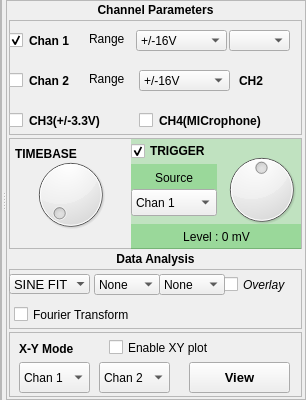
       <widget class="QSplitter" name="splitter">
        <property name="sizePolicy">
         <sizepolicy hsizetype="MinimumExpanding" vsizetype="MinimumExpanding">
          <horstretch>0</horstretch>
          <verstretch>0</verstretch>
         </sizepolicy>
        </property>
        <property name="orientation">
         <enum>Qt::Horizontal</enum>
        </property>
        <widget class="QFrame" name="plot_area_frame">
         <property name="frameShape">
          <enum>QFrame::StyledPanel</enum>
         </property>
         <property name="frameShadow">
          <enum>QFrame::Raised</enum>
         </property>
         <layout class="QVBoxLayout" name="plot_area">
          <property name="spacing">
           <number>2</number>
          </property>
          <property name="margin">
           <number>0</number>
          </property>
         </layout>
        </widget>
        <widget class="QFrame" name="frame_4">
         <property name="sizePolicy">
          <sizepolicy hsizetype="Maximum" vsizetype="Maximum">
           <horstretch>0</horstretch>
           <verstretch>0</verstretch>
          </sizepolicy>
         </property>
         <property name="minimumSize">
          <size>
           <width>300</width>
           <height>0</height>
          </size>
         </property>
         <property name="maximumSize">
          <size>
           <width>300</width>
           <height>16777215</height>
          </size>
         </property>
         <property name="layoutDirection">
          <enum>Qt::LeftToRight</enum>
         </property>
         <property name="frameShape">
          <enum>QFrame::StyledPanel</enum>
         </property>
         <property name="frameShadow">
          <enum>QFrame::Raised</enum>
         </property>
         <property name="class" stdset="0">
          <string>PeripheralCollection</string>
         </property>
         <layout class="QVBoxLayout" name="verticalLayout_2" stretch="1,1,0,1,1,1,2">
          <property name="spacing">
           <number>3</number>
          </property>
          <property name="sizeConstraint">
           <enum>QLayout::SetDefaultConstraint</enum>
          </property>
          <property name="leftMargin">
           <number>2</number>
          </property>
          <property name="topMargin">
           <number>2</number>
          </property>
          <property name="rightMargin">
           <number>3</number>
          </property>
          <property name="bottomMargin">
           <number>2</number>
          </property>
          <item>
           <widget class="QLabel" name="label_3">
            <property name="font">
             <font>
              <weight>75</weight>
              <bold>true</bold>
             </font>
            </property>
            <property name="text">
             <string>Channel Parameters</string>
            </property>
            <property name="alignment">
             <set>Qt::AlignCenter</set>
            </property>
            <property name="margin">
             <number>5</number>
            </property>
           </widget>
          </item>
          <item>
           <widget class="QFrame" name="frame_11">
            <property name="minimumSize">
             <size>
              <width>0</width>
              <height>115</height>
             </size>
            </property>
            <property name="maximumSize">
             <size>
              <width>16777215</width>
              <height>115</height>
             </size>
            </property>
            <property name="frameShape">
             <enum>QFrame::StyledPanel</enum>
            </property>
            <property name="frameShadow">
             <enum>QFrame::Raised</enum>
            </property>
            <property name="class" stdset="0">
             <string>PeripheralCollectionInner</string>
            </property>
            <widget class="QComboBox" name="CH1_REMAPS">
             <property name="geometry">
              <rect>
               <x>220</x>
               <y>10</y>
               <width>61</width>
               <height>21</height>
              </rect>
             </property>
            </widget>
            <widget class="QLabel" name="CH1_LABEL">
             <property name="geometry">
              <rect>
               <x>20</x>
               <y>10</y>
               <width>51</width>
               <height>21</height>
              </rect>
             </property>
             <property name="font">
              <font>
               <weight>75</weight>
               <bold>true</bold>
              </font>
             </property>
             <property name="text">
              <string>Chan 1</string>
             </property>
            </widget>
            <widget class="QLabel" name="CH2_LABEL">
             <property name="geometry">
              <rect>
               <x>20</x>
               <y>50</y>
               <width>51</width>
               <height>21</height>
              </rect>
             </property>
             <property name="font">
              <font>
               <weight>75</weight>
               <bold>true</bold>
              </font>
             </property>
             <property name="text">
              <string>Chan 2</string>
             </property>
            </widget>
            <widget class="QComboBox" name="CH1GainBox">
             <property name="geometry">
              <rect>
               <x>127</x>
               <y>10</y>
               <width>91</width>
               <height>21</height>
              </rect>
             </property>
             <item>
              <property name="text">
               <string>+/-16V</string>
              </property>
             </item>
             <item>
              <property name="text">
               <string>+/-8V</string>
              </property>
             </item>
             <item>
              <property name="text">
               <string>+/-4V</string>
              </property>
             </item>
             <item>
              <property name="text">
               <string>+/-3V</string>
              </property>
             </item>
             <item>
              <property name="text">
               <string>+/-2V</string>
              </property>
             </item>
             <item>
              <property name="text">
               <string>+/-1.5V</string>
              </property>
             </item>
             <item>
              <property name="text">
               <string>+/-1V</string>
              </property>
             </item>
             <item>
              <property name="text">
               <string>+/-500mV</string>
              </property>
             </item>
             <item>
              <property name="text">
               <string>+/-160V</string>
              </property>
             </item>
            </widget>
            <widget class="QLabel" name="label_30">
             <property name="geometry">
              <rect>
               <x>80</x>
               <y>10</y>
               <width>51</width>
               <height>17</height>
              </rect>
             </property>
             <property name="text">
              <string>Range</string>
             </property>
            </widget>
            <widget class="QLabel" name="label_31">
             <property name="geometry">
              <rect>
               <x>80</x>
               <y>50</y>
               <width>51</width>
               <height>17</height>
              </rect>
             </property>
             <property name="text">
              <string>Range</string>
             </property>
            </widget>
            <widget class="QCheckBox" name="CH1_ENABLE">
             <property name="geometry">
              <rect>
               <x>0</x>
               <y>10</y>
               <width>21</width>
               <height>20</height>
              </rect>
             </property>
             <property name="text">
              <string/>
             </property>
             <property name="checked">
              <bool>true</bool>
             </property>
            </widget>
            <widget class="QCheckBox" name="CH2_ENABLE">
             <property name="geometry">
              <rect>
               <x>0</x>
               <y>50</y>
               <width>21</width>
               <height>20</height>
              </rect>
             </property>
             <property name="text">
              <string/>
             </property>
            </widget>
            <widget class="QCheckBox" name="CH3_ENABLE">
             <property name="geometry">
              <rect>
               <x>0</x>
               <y>90</y>
               <width>21</width>
               <height>20</height>
              </rect>
             </property>
             <property name="text">
              <string/>
             </property>
             <property name="checked">
              <bool>false</bool>
             </property>
            </widget>
            <widget class="QLabel" name="CH2_LABEL_2">
             <property name="geometry">
              <rect>
               <x>20</x>
               <y>90</y>
               <width>101</width>
               <height>21</height>
              </rect>
             </property>
             <property name="font">
              <font>
               <weight>75</weight>
               <bold>true</bold>
              </font>
             </property>
             <property name="text">
              <string>CH3(+/-3.3V)</string>
             </property>
            </widget>
            <widget class="QCheckBox" name="MIC_ENABLE">
             <property name="geometry">
              <rect>
               <x>130</x>
               <y>90</y>
               <width>21</width>
               <height>20</height>
              </rect>
             </property>
             <property name="text">
              <string/>
             </property>
             <property name="checked">
              <bool>false</bool>
             </property>
            </widget>
            <widget class="QLabel" name="CH2_LABEL_3">
             <property name="geometry">
              <rect>
               <x>150</x>
               <y>90</y>
               <width>131</width>
               <height>21</height>
              </rect>
             </property>
             <property name="font">
              <font>
               <weight>75</weight>
               <bold>true</bold>
              </font>
             </property>
             <property name="text">
              <string>CH4(MICrophone)</string>
             </property>
            </widget>
            <widget class="QLabel" name="CH2_LABEL_4">
             <property name="geometry">
              <rect>
               <x>230</x>
               <y>50</y>
               <width>51</width>
               <height>21</height>
              </rect>
             </property>
             <property name="font">
              <font>
               <weight>75</weight>
               <bold>true</bold>
              </font>
             </property>
             <property name="text">
              <string>CH2</string>
             </property>
            </widget>
            <widget class="QComboBox" name="CH2GainBox">
             <property name="geometry">
              <rect>
               <x>130</x>
               <y>50</y>
               <width>91</width>
               <height>21</height>
              </rect>
             </property>
             <item>
              <property name="text">
               <string>+/-16V</string>
              </property>
             </item>
             <item>
              <property name="text">
               <string>+/-8V</string>
              </property>
             </item>
             <item>
              <property name="text">
               <string>+/-4V</string>
              </property>
             </item>
             <item>
              <property name="text">
               <string>+/-3V</string>
              </property>
             </item>
             <item>
              <property name="text">
               <string>+/-2V</string>
              </property>
             </item>
             <item>
              <property name="text">
               <string>+/-1.5V</string>
              </property>
             </item>
             <item>
              <property name="text">
               <string>+/-1V</string>
              </property>
             </item>
             <item>
              <property name="text">
               <string>+/-500mV</string>
              </property>
             </item>
             <item>
              <property name="text">
               <string>+/-160V</string>
              </property>
             </item>
            </widget>
           </widget>
          </item>
          <item>
           <widget class="QFrame" name="frame_5">
            <property name="minimumSize">
             <size>
              <width>0</width>
              <height>100</height>
             </size>
            </property>
            <property name="frameShape">
             <enum>QFrame::StyledPanel</enum>
            </property>
            <property name="frameShadow">
             <enum>QFrame::Raised</enum>
            </property>
            <layout class="QHBoxLayout" name="horizontalLayout_2">
             <property name="spacing">
              <number>3</number>
             </property>
             <property name="margin">
              <number>0</number>
             </property>
             <item>
              <widget class="QFrame" name="frame_2">
               <property name="sizePolicy">
                <sizepolicy hsizetype="Preferred" vsizetype="Preferred">
                 <horstretch>0</horstretch>
                 <verstretch>0</verstretch>
                </sizepolicy>
               </property>
               <property name="minimumSize">
                <size>
                 <width>118</width>
                 <height>40</height>
                </size>
               </property>
               <property name="maximumSize">
                <size>
                 <width>16777215</width>
                 <height>110</height>
                </size>
               </property>
               <property name="frameShape">
                <enum>QFrame::NoFrame</enum>
               </property>
               <property name="frameShadow">
                <enum>QFrame::Raised</enum>
               </property>
               <property name="class" stdset="0">
                <string>PeripheralCollectionInner</string>
               </property>
               <widget class="QLabel" name="label_49">
                <property name="geometry">
                 <rect>
                  <x>5</x>
                  <y>5</y>
                  <width>66</width>
                  <height>19</height>
                 </rect>
                </property>
                <property name="sizePolicy">
                 <sizepolicy hsizetype="Maximum" vsizetype="Preferred">
                  <horstretch>0</horstretch>
                  <verstretch>0</verstretch>
                 </sizepolicy>
                </property>
                <property name="font">
                 <font>
                  <pointsize>9</pointsize>
                  <weight>75</weight>
                  <italic>false</italic>
                  <bold>true</bold>
                 </font>
                </property>
                <property name="text">
                 <string>TIMEBASE</string>
                </property>
               </widget>
               <widget class="QLabel" name="time_label">
                <property name="geometry">
                 <rect>
                  <x>0</x>
                  <y>86</y>
                  <width>116</width>
                  <height>21</height>
                 </rect>
                </property>
                <property name="font">
                 <font>
                  <pointsize>9</pointsize>
                 </font>
                </property>
                <property name="text">
                 <string/>
                </property>
                <property name="alignment">
                 <set>Qt::AlignCenter</set>
                </property>
               </widget>
               <widget class="QDial" name="dial">
                <property name="geometry">
                 <rect>
                  <x>20</x>
                  <y>10</y>
                  <width>81</width>
                  <height>91</height>
                 </rect>
                </property>
                <property name="maximum">
                 <number>9</number>
                </property>
                <property name="pageStep">
                 <number>1</number>
                </property>
               </widget>
              </widget>
             </item>
             <item>
              <widget class="QFrame" name="trigger_frame">
               <property name="sizePolicy">
                <sizepolicy hsizetype="Expanding" vsizetype="Preferred">
                 <horstretch>0</horstretch>
                 <verstretch>0</verstretch>
                </sizepolicy>
               </property>
               <property name="minimumSize">
                <size>
                 <width>150</width>
                 <height>110</height>
                </size>
               </property>
               <property name="maximumSize">
                <size>
                 <width>16777215</width>
                 <height>110</height>
                </size>
               </property>
               <property name="styleSheet">
                <string notr="true">QFrame{background-color: rgba(0, 175, 0, 50);}</string>
               </property>
               <property name="frameShape">
                <enum>QFrame::NoFrame</enum>
               </property>
               <property name="frameShadow">
                <enum>QFrame::Raised</enum>
               </property>
               <property name="class" stdset="0">
                <string>PeripheralCollectionInner</string>
               </property>
               <widget class="QLabel" name="trigger_level_label">
                <property name="geometry">
                 <rect>
                  <x>0</x>
                  <y>85</y>
                  <width>171</width>
                  <height>26</height>
                 </rect>
                </property>
                <property name="font">
                 <font>
                  <pointsize>9</pointsize>
                 </font>
                </property>
                <property name="text">
                 <string>Level : 0 mV</string>
                </property>
                <property name="alignment">
                 <set>Qt::AlignCenter</set>
                </property>
               </widget>
               <widget class="QDial" name="dial_11">
                <property name="geometry">
                 <rect>
                  <x>85</x>
                  <y>10</y>
                  <width>91</width>
                  <height>81</height>
                 </rect>
                </property>
                <property name="toolTip">
                 <string>Scroll to change trigger level</string>
                </property>
                <property name="minimum">
                 <number>0</number>
                </property>
                <property name="maximum">
                 <number>1000</number>
                </property>
                <property name="value">
                 <number>500</number>
                </property>
                <property name="notchTarget">
                 <double>10.000000000000000</double>
                </property>
                <property name="notchesVisible">
                 <bool>false</bool>
                </property>
               </widget>
               <widget class="QLabel" name="label_4">
                <property name="geometry">
                 <rect>
                  <x>0</x>
                  <y>25</y>
                  <width>86</width>
                  <height>27</height>
                 </rect>
                </property>
                <property name="sizePolicy">
                 <sizepolicy hsizetype="Preferred" vsizetype="Preferred">
                  <horstretch>0</horstretch>
                  <verstretch>0</verstretch>
                 </sizepolicy>
                </property>
                <property name="text">
                 <string>Source</string>
                </property>
                <property name="alignment">
                 <set>Qt::AlignCenter</set>
                </property>
               </widget>
               <widget class="QComboBox" name="trigger_select_box">
                <property name="geometry">
                 <rect>
                  <x>0</x>
                  <y>50</y>
                  <width>86</width>
                  <height>27</height>
                 </rect>
                </property>
                <property name="styleSheet">
                 <string notr="true"/>
                </property>
                <property name="iconSize">
                 <size>
                  <width>0</width>
                  <height>0</height>
                 </size>
                </property>
                <property name="frame">
                 <bool>true</bool>
                </property>
                <item>
                 <property name="text">
                  <string>Chan 1</string>
                 </property>
                </item>
                <item>
                 <property name="text">
                  <string>Chan 2</string>
                 </property>
                </item>
                <item>
                 <property name="text">
                  <string>CH3</string>
                 </property>
                </item>
                <item>
                 <property name="text">
                  <string>MIC</string>
                 </property>
                </item>
               </widget>
               <widget class="QCheckBox" name="triggerBox">
                <property name="geometry">
                 <rect>
                  <x>0</x>
                  <y>0</y>
                  <width>101</width>
                  <height>24</height>
                 </rect>
                </property>
                <property name="font">
                 <font>
                  <pointsize>9</pointsize>
                  <weight>75</weight>
                  <italic>false</italic>
                  <bold>true</bold>
                 </font>
                </property>
                <property name="text">
                 <string>TRIGGER</string>
                </property>
                <property name="checked">
                 <bool>true</bool>
                </property>
               </widget>
               <zorder>trigger_level_label</zorder>
               <zorder>label_4</zorder>
               <zorder>trigger_select_box</zorder>
               <zorder>triggerBox</zorder>
               <zorder>dial_11</zorder>
              </widget>
             </item>
            </layout>
           </widget>
          </item>
          <item>
           <widget class="QLabel" name="label_2">
            <property name="sizePolicy">
             <sizepolicy hsizetype="Preferred" vsizetype="Preferred">
              <horstretch>0</horstretch>
              <verstretch>0</verstretch>
             </sizepolicy>
            </property>
            <property name="font">
             <font>
              <weight>75</weight>
              <bold>true</bold>
             </font>
            </property>
            <property name="text">
             <string>Data Analysis</string>
            </property>
            <property name="alignment">
             <set>Qt::AlignCenter</set>
            </property>
            <property name="margin">
             <number>5</number>
            </property>
           </widget>
          </item>
          <item>
           <widget class="QFrame" name="frame_6">
            <property name="minimumSize">
             <size>
              <width>0</width>
              <height>60</height>
             </size>
            </property>
            <property name="maximumSize">
             <size>
              <width>16777215</width>
              <height>60</height>
             </size>
            </property>
            <property name="styleSheet">
             <string notr="true"/>
            </property>
            <property name="frameShape">
             <enum>QFrame::StyledPanel</enum>
            </property>
            <property name="frameShadow">
             <enum>QFrame::Raised</enum>
            </property>
            <property name="class" stdset="0">
             <string>PeripheralCollectionInner</string>
            </property>
            <widget class="QComboBox" name="fit_select_box">
             <property name="geometry">
              <rect>
               <x>85</x>
               <y>5</y>
               <width>66</width>
               <height>21</height>
              </rect>
             </property>
             <property name="currentIndex">
              <number>4</number>
             </property>
             <item>
              <property name="text">
               <string>CH1</string>
              </property>
             </item>
             <item>
              <property name="text">
               <string>CH2</string>
              </property>
             </item>
             <item>
              <property name="text">
               <string>CH3</string>
              </property>
             </item>
             <item>
              <property name="text">
               <string>MIC</string>
              </property>
             </item>
             <item>
              <property name="text">
               <string>None</string>
              </property>
             </item>
            </widget>
            <widget class="QCheckBox" name="overlay_fit_button">
             <property name="geometry">
              <rect>
               <x>215</x>
               <y>5</y>
               <width>76</width>
               <height>21</height>
              </rect>
             </property>
             <property name="font">
              <font>
               <pointsize>9</pointsize>
               <weight>50</weight>
               <italic>true</italic>
               <bold>false</bold>
              </font>
             </property>
             <property name="layoutDirection">
              <enum>Qt::LeftToRight</enum>
             </property>
             <property name="autoFillBackground">
              <bool>false</bool>
             </property>
             <property name="text">
              <string>Overlay</string>
             </property>
             <property name="iconSize">
              <size>
               <width>0</width>
               <height>0</height>
              </size>
             </property>
            </widget>
            <widget class="QComboBox" name="fit_select_box_2">
             <property name="geometry">
              <rect>
               <x>150</x>
               <y>5</y>
               <width>66</width>
               <height>21</height>
              </rect>
             </property>
             <property name="currentIndex">
              <number>4</number>
             </property>
             <item>
              <property name="text">
               <string>CH1</string>
              </property>
             </item>
             <item>
              <property name="text">
               <string>CH2</string>
              </property>
             </item>
             <item>
              <property name="text">
               <string>CH3</string>
              </property>
             </item>
             <item>
              <property name="text">
               <string>MIC</string>
              </property>
             </item>
             <item>
              <property name="text">
               <string>None</string>
              </property>
             </item>
            </widget>
            <widget class="QComboBox" name="fit_type_box">
             <property name="geometry">
              <rect>
               <x>0</x>
               <y>5</y>
               <width>81</width>
               <height>20</height>
              </rect>
             </property>
             <property name="font">
              <font>
               <pointsize>10</pointsize>
               <weight>50</weight>
               <italic>false</italic>
               <bold>false</bold>
              </font>
             </property>
             <property name="currentIndex">
              <number>0</number>
             </property>
             <property name="frame">
              <bool>false</bool>
             </property>
             <item>
              <property name="text">
               <string>SINE FIT</string>
              </property>
             </item>
             <item>
              <property name="text">
               <string>SQUARE FIT</string>
              </property>
             </item>
            </widget>
            <widget class="QCheckBox" name="fourierMode">
             <property name="geometry">
              <rect>
               <x>5</x>
               <y>35</y>
               <width>161</width>
               <height>21</height>
              </rect>
             </property>
             <property name="text">
              <string>Fourier Transform</string>
             </property>
            </widget>
           </widget>
          </item>
          <item>
           <widget class="QFrame" name="frame_3">
            <property name="minimumSize">
             <size>
              <width>0</width>
              <height>65</height>
             </size>
            </property>
            <property name="maximumSize">
             <size>
              <width>16777215</width>
              <height>65</height>
             </size>
            </property>
            <property name="frameShape">
             <enum>QFrame::StyledPanel</enum>
            </property>
            <property name="frameShadow">
             <enum>QFrame::Raised</enum>
            </property>
            <property name="class" stdset="0">
             <string>PeripheralCollectionInner</string>
            </property>
            <widget class="QLabel" name="label">
             <property name="geometry">
              <rect>
               <x>10</x>
               <y>6</y>
               <width>71</width>
               <height>21</height>
              </rect>
             </property>
             <property name="font">
              <font>
               <weight>75</weight>
               <bold>true</bold>
              </font>
             </property>
             <property name="text">
              <string>X-Y Mode</string>
             </property>
            </widget>
            <widget class="QPushButton" name="pushButton">
             <property name="geometry">
              <rect>
               <x>180</x>
               <y>30</y>
               <width>101</width>
               <height>31</height>
              </rect>
             </property>
             <property name="sizePolicy">
              <sizepolicy hsizetype="Minimum" vsizetype="Preferred">
               <horstretch>0</horstretch>
               <verstretch>0</verstretch>
              </sizepolicy>
             </property>
             <property name="font">
              <font>
               <pointsize>10</pointsize>
               <weight>75</weight>
               <bold>true</bold>
              </font>
             </property>
             <property name="autoFillBackground">
              <bool>false</bool>
             </property>
             <property name="text">
              <string>View</string>
             </property>
             <property name="flat">
              <bool>false</bool>
             </property>
            </widget>
            <widget class="QCheckBox" name="Liss_show">
             <property name="geometry">
              <rect>
               <x>100</x>
               <y>0</y>
               <width>181</width>
               <height>31</height>
              </rect>
             </property>
             <property name="text">
              <string>Enable XY plot</string>
             </property>
            </widget>
            <widget class="QComboBox" name="Liss_x">
             <property name="geometry">
              <rect>
               <x>10</x>
               <y>30</y>
               <width>71</width>
               <height>31</height>
              </rect>
             </property>
             <item>
              <property name="text">
               <string>Chan 1</string>
              </property>
             </item>
             <item>
              <property name="text">
               <string>Chan 2</string>
              </property>
             </item>
             <item>
              <property name="text">
               <string>CH3</string>
              </property>
             </item>
             <item>
              <property name="text">
               <string>MIC</string>
              </property>
             </item>
            </widget>
            <widget class="QComboBox" name="Liss_y">
             <property name="geometry">
              <rect>
               <x>90</x>
               <y>30</y>
               <width>71</width>
               <height>31</height>
              </rect>
             </property>
             <property name="currentIndex">
              <number>1</number>
             </property>
             <item>
              <property name="text">
               <string>Chan 1</string>
              </property>
             </item>
             <item>
              <property name="text">
               <string>Chan 2</string>
              </property>
             </item>
             <item>
              <property name="text">
               <string>CH3</string>
              </property>
             </item>
             <item>
              <property name="text">
               <string>MIC</string>
              </property>
             </item>
            </widget>
           </widget>
          </item>
          <item>
           <spacer name="verticalSpacer">
            <property name="orientation">
             <enum>Qt::Vertical</enum>
            </property>
            <property name="sizeHint" stdset="0">
             <size>
              <width>20</width>
              <height>1</height>
             </size>
            </property>
           </spacer>
          </item>
         </layout>
        </widget>
       </widget>
